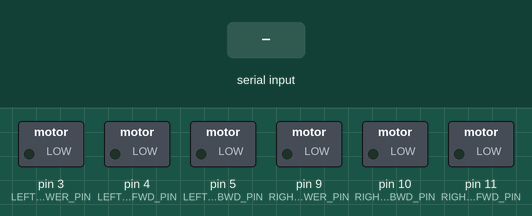
Simulated run of this sketch. Board: Arduino Uno, built with avr-gcc and run on an emulated ATmega328P. Parts: switched loads named in the sketch (green lamp = pin HIGH). Inputs (shaded band) come from the test bench. What the sketch prints to the serial monitor is not drawn.

Above: at 1.2 s.
1.3 s: "1" received over Serial
At 2.5 s:
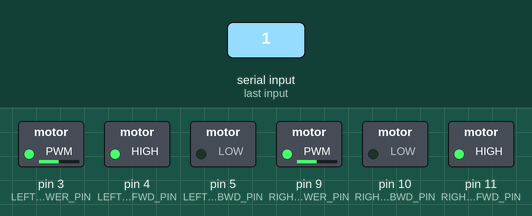
2.8 s: byte 51 (DIR_FORWARD_RIGHT) received over Serial
At 3.7 s:
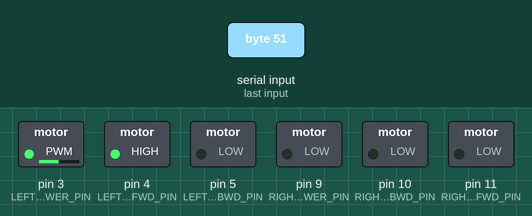
4.3 s: byte 52 (DIR_FORWARD_LEFT) received over Serial
At 4.9 s:
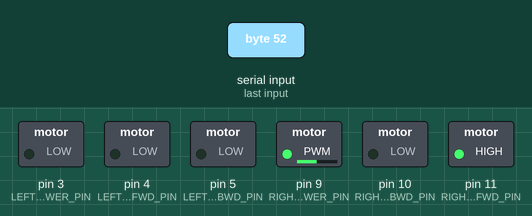
5.8 s: byte 53 (DIR_BACKWARD_RIGHT) received over Serial
At 7.0 s:
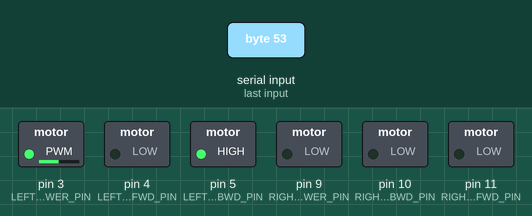
7.3 s: byte 54 (DIR_BACKWARD_LEFT) received over Serial
At 8.4 s:
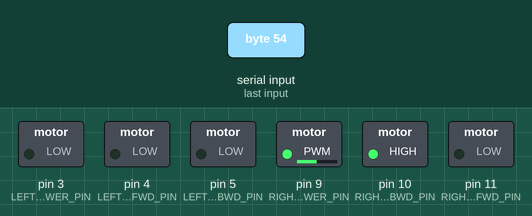
8.8 s: "2" received over Serial
At 9.5 s:
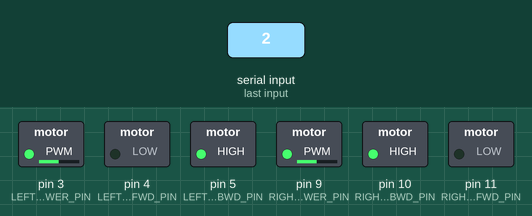
Timing chart, 0 to 11.3 s (numbered marks = the images above; inputs shaded):
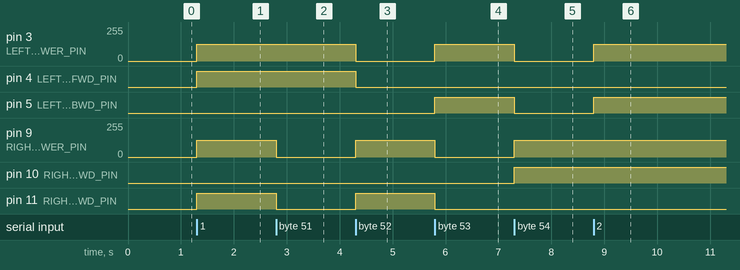

Measured:
- after the input at 1.3 s, pin 3 (LEFT_MOTOR_POWER_PIN), pin 9 (RIGHT_MOTOR_POWER_PIN): 0/255 → 125/255 at once; pin 4 (LEFT_MOTOR_FWD_PIN), pin 11 (RIGHT_MOTOR_FWD_PIN): LOW → HIGH at once
- after the input at 2.8 s, pin 9 (RIGHT_MOTOR_POWER_PIN): 125/255 → 0/255 at once; pin 11 (RIGHT_MOTOR_FWD_PIN): HIGH → LOW at once
- after the input at 4.3 s, pin 3 (LEFT_MOTOR_POWER_PIN): 125/255 → 0/255 at once; pin 4 (LEFT_MOTOR_FWD_PIN): HIGH → LOW at once; pin 9 (RIGHT_MOTOR_POWER_PIN): 0/255 → 125/255 at once; pin 11 (RIGHT_MOTOR_FWD_PIN): LOW → HIGH at once
- after the input at 5.8 s, pin 3 (LEFT_MOTOR_POWER_PIN): 0/255 → 125/255 at once; pin 5 (LEFT_MOTOR_BWD_PIN): LOW → HIGH at once; pin 9 (RIGHT_MOTOR_POWER_PIN): 125/255 → 0/255 at once; pin 11 (RIGHT_MOTOR_FWD_PIN): HIGH → LOW at once
- after the input at 7.3 s, pin 3 (LEFT_MOTOR_POWER_PIN): 125/255 → 0/255 at once; pin 5 (LEFT_MOTOR_BWD_PIN): HIGH → LOW at once; pin 9 (RIGHT_MOTOR_POWER_PIN): 0/255 → 125/255 at once; pin 10 (RIGHT_MOTOR_BWD_PIN): LOW → HIGH at once
- after the input at 8.8 s, pin 3 (LEFT_MOTOR_POWER_PIN): 0/255 → 125/255 at once; pin 5 (LEFT_MOTOR_BWD_PIN): LOW → HIGH at once

The sketch:

arduino_rc_car.ino
```cpp
#define LEFT_MOTOR_POWER_PIN 3
#define LEFT_MOTOR_FWD_PIN 4
#define LEFT_MOTOR_BWD_PIN 5

#define RIGHT_MOTOR_POWER_PIN 9
#define RIGHT_MOTOR_FWD_PIN 11
#define RIGHT_MOTOR_BWD_PIN 10

#define MOTOR_FULL 255
#define MOTOR_ON 125
#define MOTOR_OFF 0

#define DIR_FORWARD 49
#define DIR_BACKWARD 50
#define DIR_FORWARD_RIGHT 51
#define DIR_FORWARD_LEFT 52
#define DIR_BACKWARD_RIGHT 53
#define DIR_BACKWARD_LEFT 54

void setLeftMotorDirection(char dir) {
  if(dir > 0) {
    digitalWrite(LEFT_MOTOR_FWD_PIN, HIGH);
    digitalWrite(LEFT_MOTOR_BWD_PIN, LOW);
    analogWrite(LEFT_MOTOR_POWER_PIN, MOTOR_ON);
  }
  else if(dir < 0) {
    digitalWrite(LEFT_MOTOR_FWD_PIN, LOW);
    digitalWrite(LEFT_MOTOR_BWD_PIN, HIGH);
    analogWrite(LEFT_MOTOR_POWER_PIN, MOTOR_ON);
  }
  else {
    digitalWrite(LEFT_MOTOR_FWD_PIN, LOW);
    digitalWrite(LEFT_MOTOR_BWD_PIN, LOW);
    analogWrite(LEFT_MOTOR_POWER_PIN, MOTOR_OFF);
  }
}

void setRightMotorDirection(char dir) {
  if(dir > 0) {
    digitalWrite(RIGHT_MOTOR_FWD_PIN, HIGH);
    digitalWrite(RIGHT_MOTOR_BWD_PIN, LOW);
    analogWrite(RIGHT_MOTOR_POWER_PIN, MOTOR_ON);
  }
  else if(dir < 0) {
    digitalWrite(RIGHT_MOTOR_FWD_PIN, LOW);
    digitalWrite(RIGHT_MOTOR_BWD_PIN, HIGH);
    analogWrite(RIGHT_MOTOR_POWER_PIN, MOTOR_ON);
  }
  else {
    digitalWrite(RIGHT_MOTOR_FWD_PIN, LOW);
    digitalWrite(RIGHT_MOTOR_BWD_PIN, LOW);
    analogWrite(RIGHT_MOTOR_POWER_PIN, MOTOR_OFF);
  }
}

void setup() {
  Serial.begin(9600);

  pinMode(LEFT_MOTOR_POWER_PIN, OUTPUT);
  pinMode(LEFT_MOTOR_FWD_PIN, OUTPUT);
  pinMode(LEFT_MOTOR_BWD_PIN, OUTPUT);
  pinMode(RIGHT_MOTOR_POWER_PIN, OUTPUT);
  pinMode(RIGHT_MOTOR_FWD_PIN, OUTPUT);
  pinMode(RIGHT_MOTOR_BWD_PIN, OUTPUT);

  analogWrite(LEFT_MOTOR_POWER_PIN, MOTOR_OFF);
  analogWrite(RIGHT_MOTOR_POWER_PIN, MOTOR_OFF);
}

void loop() {
  if(Serial.available() > 0) {
    const unsigned char data = Serial.read();
    Serial.write(data);

    switch(data) {
      case DIR_FORWARD:
        setLeftMotorDirection(1);
        setRightMotorDirection(1);
        break;
      case DIR_BACKWARD:
        setLeftMotorDirection(-1);
        setRightMotorDirection(-1);
        break;
      case DIR_FORWARD_RIGHT:
        setLeftMotorDirection(1);
        setRightMotorDirection(0);
        break;
      case DIR_FORWARD_LEFT:
        setLeftMotorDirection(0);
        setRightMotorDirection(1);
        break;
        case DIR_BACKWARD_RIGHT:
        setLeftMotorDirection(-1);
        setRightMotorDirection(0);
        break;
      case DIR_BACKWARD_LEFT:
        setLeftMotorDirection(0);
        setRightMotorDirection(-1);
        break;
      default:
        setLeftMotorDirection(0);
        setRightMotorDirection(0);
        break;
    }
  }
}
```
